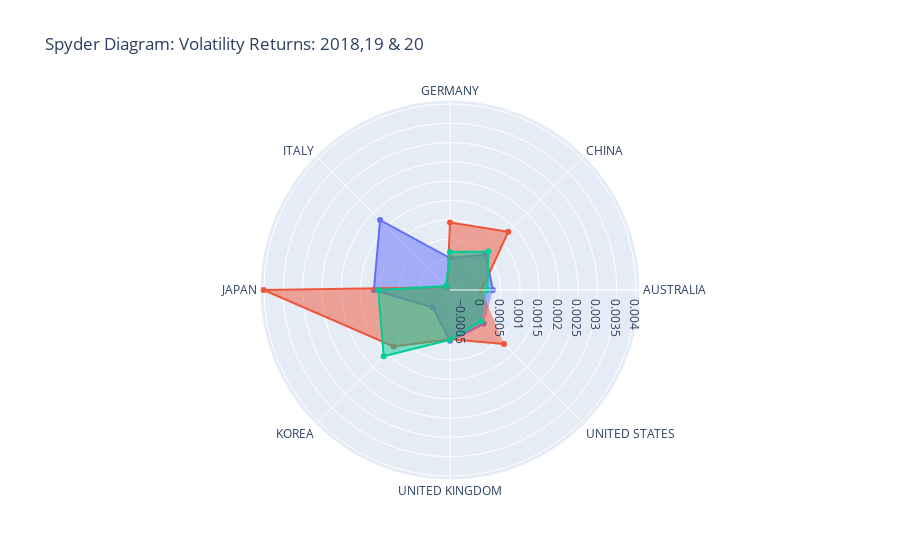

Write notebook code for a chart like this one.
### Markdown cell above
### Spyder 2

This one now looks at the same year, same sector, same factor, but varying region. This is a bit more interesting.

### Code cell
sector = "Utilities"
year = 2021
factor = "Volatility"

country_sector = by_sec_and_count[by_sec_and_count.Sector == sector]
country_sector = country_sector[country_sector.factors == factor]
country_sector = country_sector.set_axis(['Country','Sector','Factor','2017','2018','2019','2020','2021'], axis=1, inplace=False)



fig = go.Figure(data=go.Scatterpolar(
  r = country_sector['2019'],
  theta=country_sector['Country'],
  fill='toself'
))

for i in [2018,2020]:
    fig.add_trace(go.Scatterpolar(
      r = country_sector[str(i)],
      theta=country_sector['Country'],
      fill='toself',
      name='Product B'
))
    
    
fig.update_layout(title='Spyder Diagram: Volatility Returns: 2018,19 & 20' ,
  polar=dict(
    radialaxis=dict(
      visible=True
    ),
  ),
  showlegend=False
)

fig.show()

### Figure 1 — Plotly figure (JSON) as saved in the notebook; plotly's stock layout.template omitted (floating-point values rounded to 4 significant figures)
{"data": [{"fill": "toself", "r": [0.0002969, 0.0004844, 1.273e-05, 0.001745, 0.001154, -0.0001821, 0.0004963, 0.0004231], "theta": ["AUSTRALIA", "CHINA", "GERMANY", "ITALY", "JAPAN", "KOREA", "UNITED KINGDOM", "UNITED STATES"], "type": "scatterpolar"}, {"fill": "toself", "name": "Product B", "r": [1.733e-06, 0.001317, 0.0009329, -0.0007176, 0.004004, 0.001251, 0.0004608, 0.001162], "theta": ["AUSTRALIA", "CHINA", "GERMANY", "ITALY", "JAPAN", "KOREA", "UNITED KINGDOM", "UNITED STATES"], "type": "scatterpolar"}, {"fill": "toself", "name": "Product B", "r": [0.0001566, 0.0005918, 0.0001715, -0.0006686, 0.001041, 0.001611, 0.0004724, 0.0003245], "theta": ["AUSTRALIA", "CHINA", "GERMANY", "ITALY", "JAPAN", "KOREA", "UNITED KINGDOM", "UNITED STATES"], "type": "scatterpolar"}], "layout": {"polar": {"radialaxis": {"visible": true}}, "showlegend": false, "title": {"text": "Spyder Diagram: Volatility Returns: 2018,19 & 20"}}}
